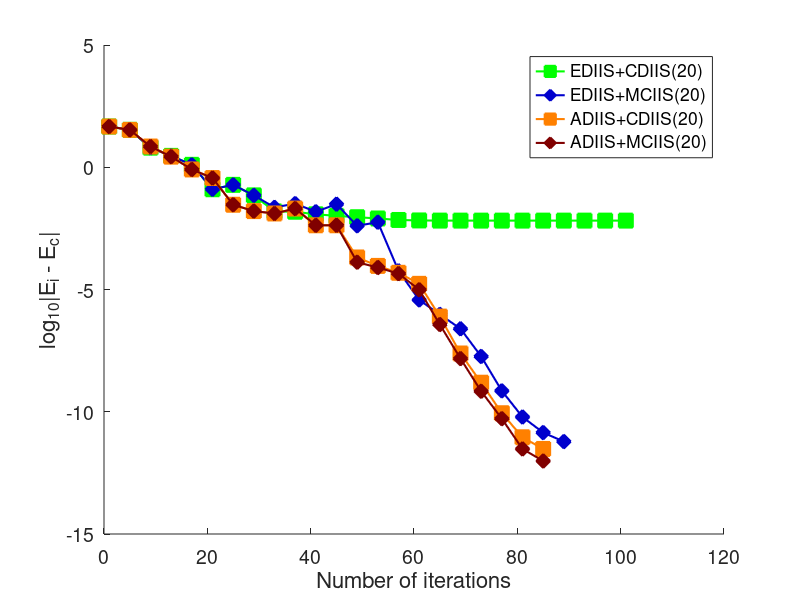

The MATLAB script that drew this image:


load ru4co3Out.mat;

maxSCFIter = 200;
ener = output.ener;
iter = output.iter;
energySet = output.energySet;

yellow = [255 215 0] ./ 255;
darkBlue = [0 0 205] ./ 255;
orange = [255 128 0] ./ 255;
darkRed = [128 0 0] ./ 255;

% shapes = {'s', 'o', 'v', '^', 'd', 'h', '<', '>'};
shapes = {'s', 'd', 's', 'd', 's', 'd'};
colors = {'g', darkBlue, orange, darkRed};

for iType = 1:length(ener)
    fprintf('%0.8f  %d \n', ener{iType}, iter{iType});
end

energyArray = [ener{:}];
iterArray = [iter{:}];
minEnergy = min(energyArray(iterArray~=maxSCFIter));

hFig = figure();
set(hFig, 'Position', [10 10 800 600])
hold();
for iType = 1:length(ener)
    errorArray = log10(abs(energySet{iType} - minEnergy));
    errorArray(errorArray == -inf) = min(errorArray(errorArray ~= -inf));
    plot(1:4:length(energySet{iType}), errorArray(1:4:end), ...
        'LineWidth', 1.5, ...
        'Color', colors{iType}, ...
        'Marker', shapes{iType}, ...
        'MarkerFaceColor', colors{iType}, ...
        'MarkerSize', 10);
end

set(gca,'FontSize', 14)

xlabel('Number of iterations', 'FontSize', 16);
ylabel('log_{10}|E_i - E_c|', 'FontSize', 16);
lgd = legend('EDIIS+CDIIS(20)', 'EDIIS+MCIIS(20)', 'ADIIS+CDIIS(20)', 'ADIIS+MCIIS(20)', ...
    'Location', 'NorthEast');

outputFileName = './graphs/ru4co3.pdf';
print(outputFileName, '-dpdf')


